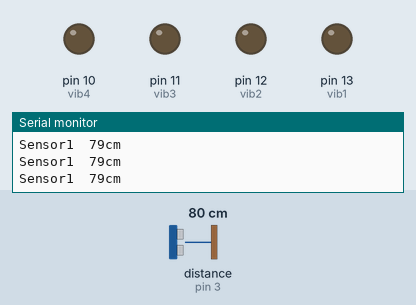
Recording of a sketch running on a simulated Arduino Uno, built with avr-gcc and run on an emulated ATmega328P. Shown: output pins drawn as LEDs (lit = HIGH), the last lines printed to the serial monitor. Wiring (inferred from the names in the program): ultrasonic range finder: trigger pin 2; echo pin 3. Inputs (shaded band) come from the test bench; at power-on: distance to the obstacle (sensor on pin 3) 80 cm. The echo pulse lasts 58.3 µs per cm; pins used as bus, display or sensor lines are not drawn.

Above: at 1.2 s.
1.3 s: distance to the obstacle (sensor on pin 3) set to 10 cm
4.3 s: distance to the obstacle (sensor on pin 3) set to 7 cm
At 4.7 s:
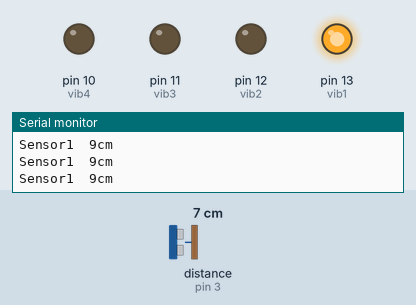
7.3 s: distance to the obstacle (sensor on pin 3) set to 250 cm
At 8.2 s:
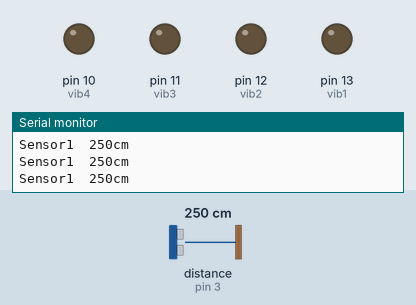
8.8 s: distance to the obstacle (sensor on pin 3) set to 2 cm
At 9.2 s:
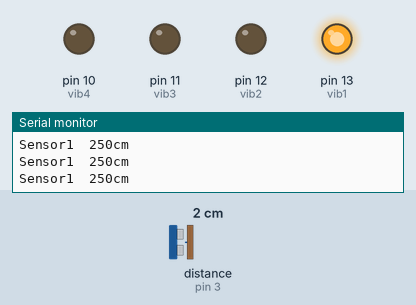
Timing chart, 0 to 11.8 s (numbered marks = the images above; inputs shaded):
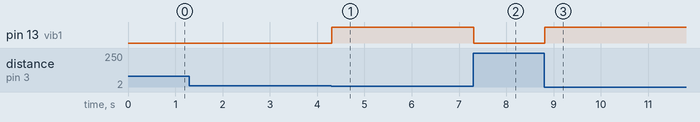

The sketch:

AngleMeasure.ino
```cpp
   const int trigPin1=2;
 const int echoPin1=3;

const int trigPin2=4;
const int echoPin2=5;

const int trigPin3=6;
const int echoPin3=7;

const int trigPin4=8;
const int echoPin4=9;


int vib1 = 13;
int vib2 = 12;
int vib3 = 11;
int vib4 = 10;


void setup() {
  Serial.begin (9600);
  pinMode(trigPin1, OUTPUT);
  pinMode(echoPin1, INPUT);
   pinMode(trigPin2, OUTPUT);
  pinMode(echoPin2, INPUT);
   pinMode(trigPin3, OUTPUT);
  pinMode(echoPin3, INPUT);
   pinMode(trigPin4, OUTPUT);
  pinMode(echoPin4, INPUT);

    pinMode(vib1, OUTPUT);
    pinMode(vib2, OUTPUT);
    pinMode(vib3, OUTPUT);
    pinMode(vib4, OUTPUT);


}

void loop() {
  long duration1, distance1;
  digitalWrite(trigPin1, LOW);  // Added this line
  delayMicroseconds(2); // Added this line
  digitalWrite(trigPin1, HIGH);
  delayMicroseconds(10); // Added this line
  digitalWrite(trigPin1, LOW);
  duration1 = pulseIn(echoPin1, HIGH);
  distance1 = (duration1/2) / 29.1;

   if (distance1 <= 7){
    digitalWrite(vib1,HIGH);
    delay(1000);
    digitalWrite(vib1,LOW);
  }
  else {
    Serial.print ( "Sensor1  ");
    Serial.print ( distance1);
    Serial.println("cm");
  }

/*long duration2, distance2;
  digitalWrite(trigPin2, LOW);  // Added this line
  delayMicroseconds(2); // Added this line
  digitalWrite(trigPin2, HIGH);
  delayMicroseconds(10); // Added this line
  digitalWrite(trigPin2, LOW);
  duration2 = pulseIn(echoPin2, HIGH);
  distance2= (duration2/2) / 29.1;

   if (distance2  <= 7){
    digitalWrite(vib2,HIGH);
    delay(1000);
    digitalWrite(vib2,LOW);
  }
  else {
    Serial.print("Sensor2  ");
    Serial.print(distance2);
    Serial.println("cm");
  }
    delay(2000);*/

  /*long duration3, distance3;
  digitalWrite(trigPin3, LOW);  // Added this line
  delayMicroseconds(2); // Added this line
  digitalWrite(trigPin3, HIGH);
  delayMicroseconds(10); // Added this line
  digitalWrite(trigPin3, LOW);
  duration3 = pulseIn(echoPin3, HIGH);
  distance3= (duration3/2) / 29.1;

   if (distance3 <= 7){
    digitalWrite(vib3,HIGH);
    delay(1000);
    digitalWrite(vib3,LOW);
  }
  else {
    Serial.print("Sensor3  ");
    Serial.print(distance3);
    Serial.println("cm");
  }
  delay(2000);*/

 /* long duration4, distance4;
  digitalWrite(trigPin4, LOW);  // Added this line
  delayMicroseconds(2); // Added this line
  digitalWrite(trigPin4, HIGH);
  delayMicroseconds(10); // Added this line
  digitalWrite(trigPin4, LOW);
  duration4 = pulseIn(echoPin4, HIGH);
  distance4= (duration4/2) / 29.1;

   if (distance4 <= 7){
    digitalWrite(vib4,HIGH);
    delay(1000);
    digitalWrite(vib4,LOW);

  }
  else {
    Serial.print("Sensor4  ");
    Serial.print(distance4);
    Serial.print("cm");
  }
    delay(2000);*/


}
```

Measured:
- the behaviour switches between 9 and 8 cm on distance to the obstacle (sensor on pin 3) (found by bisection; images 0 and 1)
- after the input at 4.3 s, pin 13 (vib1): LOW → HIGH at once
- after the input at 7.3 s, pin 13 (vib1): HIGH → LOW at once
- after the input at 8.8 s, pin 13 (vib1): LOW → HIGH at once
